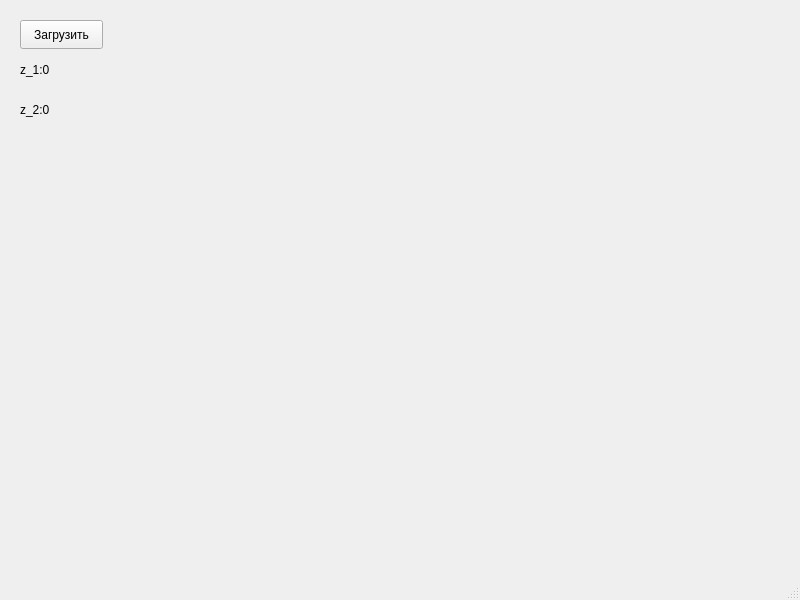
<?xml version="1.0" encoding="UTF-8"?>
<ui version="4.0">
 <class>MainWindow</class>
 <widget class="QMainWindow" name="MainWindow">
  <property name="geometry">
   <rect>
    <x>0</x>
    <y>0</y>
    <width>800</width>
    <height>600</height>
   </rect>
  </property>
  <property name="windowTitle">
   <string>MainWindow</string>
  </property>
  <widget class="QWidget" name="centralwidget">
   <widget class="QPushButton" name="pushButton">
    <property name="geometry">
     <rect>
      <x>20</x>
      <y>20</y>
      <width>83</width>
      <height>29</height>
     </rect>
    </property>
    <property name="text">
     <string>Загрузить</string>
    </property>
   </widget>
   <widget class="QLabel" name="label">
    <property name="geometry">
     <rect>
      <x>20</x>
      <y>60</y>
      <width>151</width>
      <height>20</height>
     </rect>
    </property>
    <property name="text">
     <string>z_1:0</string>
    </property>
   </widget>
   <widget class="QLabel" name="label_2">
    <property name="geometry">
     <rect>
      <x>20</x>
      <y>100</y>
      <width>151</width>
      <height>20</height>
     </rect>
    </property>
    <property name="text">
     <string>z_2:0</string>
    </property>
   </widget>
  </widget>
  <widget class="QMenuBar" name="menubar">
   <property name="geometry">
    <rect>
     <x>0</x>
     <y>0</y>
     <width>800</width>
     <height>25</height>
    </rect>
   </property>
  </widget>
  <widget class="QStatusBar" name="statusbar"/>
 </widget>
 <resources/>
 <connections/>
</ui>
